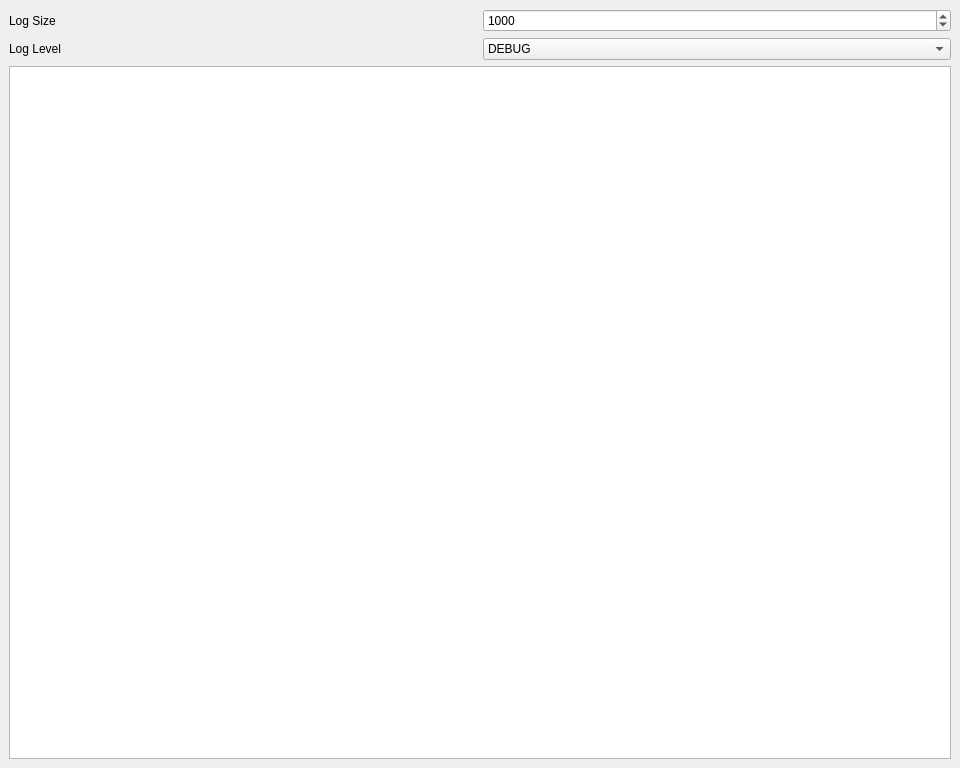
<?xml version="1.0" encoding="UTF-8"?>
<ui version="4.0">
 <class>logsForm</class>
 <widget class="QMainWindow" name="logsForm">
  <property name="enabled">
   <bool>true</bool>
  </property>
  <property name="geometry">
   <rect>
    <x>0</x>
    <y>0</y>
    <width>960</width>
    <height>768</height>
   </rect>
  </property>
  <property name="windowTitle">
   <string>Logs</string>
  </property>
  <widget class="QWidget" name="centralwidget">
   <property name="sizePolicy">
    <sizepolicy hsizetype="Expanding" vsizetype="Expanding">
     <horstretch>0</horstretch>
     <verstretch>0</verstretch>
    </sizepolicy>
   </property>
   <layout class="QGridLayout" name="gridLayout">
    <item row="0" column="0">
     <widget class="QLabel" name="label">
      <property name="text">
       <string>Log Size</string>
      </property>
     </widget>
    </item>
    <item row="0" column="1">
     <widget class="QSpinBox" name="maxRows">
      <property name="minimum">
       <number>10</number>
      </property>
      <property name="maximum">
       <number>5000</number>
      </property>
      <property name="singleStep">
       <number>10</number>
      </property>
      <property name="value">
       <number>1000</number>
      </property>
     </widget>
    </item>
    <item row="1" column="0">
     <widget class="QLabel" name="label_2">
      <property name="text">
       <string>Log Level</string>
      </property>
     </widget>
    </item>
    <item row="1" column="1">
     <widget class="QComboBox" name="logLevel">
      <property name="currentText">
       <string>DEBUG</string>
      </property>
      <item>
       <property name="text">
        <string>DEBUG</string>
       </property>
      </item>
      <item>
       <property name="text">
        <string>INFO</string>
       </property>
      </item>
      <item>
       <property name="text">
        <string>WARNING</string>
       </property>
      </item>
      <item>
       <property name="text">
        <string>ERROR</string>
       </property>
      </item>
      <item>
       <property name="text">
        <string>CRITICAL</string>
       </property>
      </item>
     </widget>
    </item>
    <item row="2" column="0" colspan="2">
     <widget class="QPlainTextEdit" name="logViewer">
      <property name="font">
       <font>
        <family>Consolas</family>
        <pointsize>9</pointsize>
       </font>
      </property>
      <property name="readOnly">
       <bool>true</bool>
      </property>
     </widget>
    </item>
   </layout>
  </widget>
 </widget>
 <resources/>
 <connections>
  <connection>
   <sender>maxRows</sender>
   <signal>valueChanged(int)</signal>
   <receiver>logsForm</receiver>
   <slot>set_log_size()</slot>
   <hints>
    <hint type="sourcelabel">
     <x>584</x>
     <y>28</y>
    </hint>
    <hint type="destinationlabel">
     <x>609</x>
     <y>4</y>
    </hint>
   </hints>
  </connection>
  <connection>
   <sender>logLevel</sender>
   <signal>currentTextChanged(QString)</signal>
   <receiver>logsForm</receiver>
   <slot>set_log_level()</slot>
   <hints>
    <hint type="sourcelabel">
     <x>551</x>
     <y>62</y>
    </hint>
    <hint type="destinationlabel">
     <x>441</x>
     <y>8</y>
    </hint>
   </hints>
  </connection>
 </connections>
 <slots>
  <slot>set_log_size()</slot>
  <slot>set_log_level()</slot>
 </slots>
</ui>
